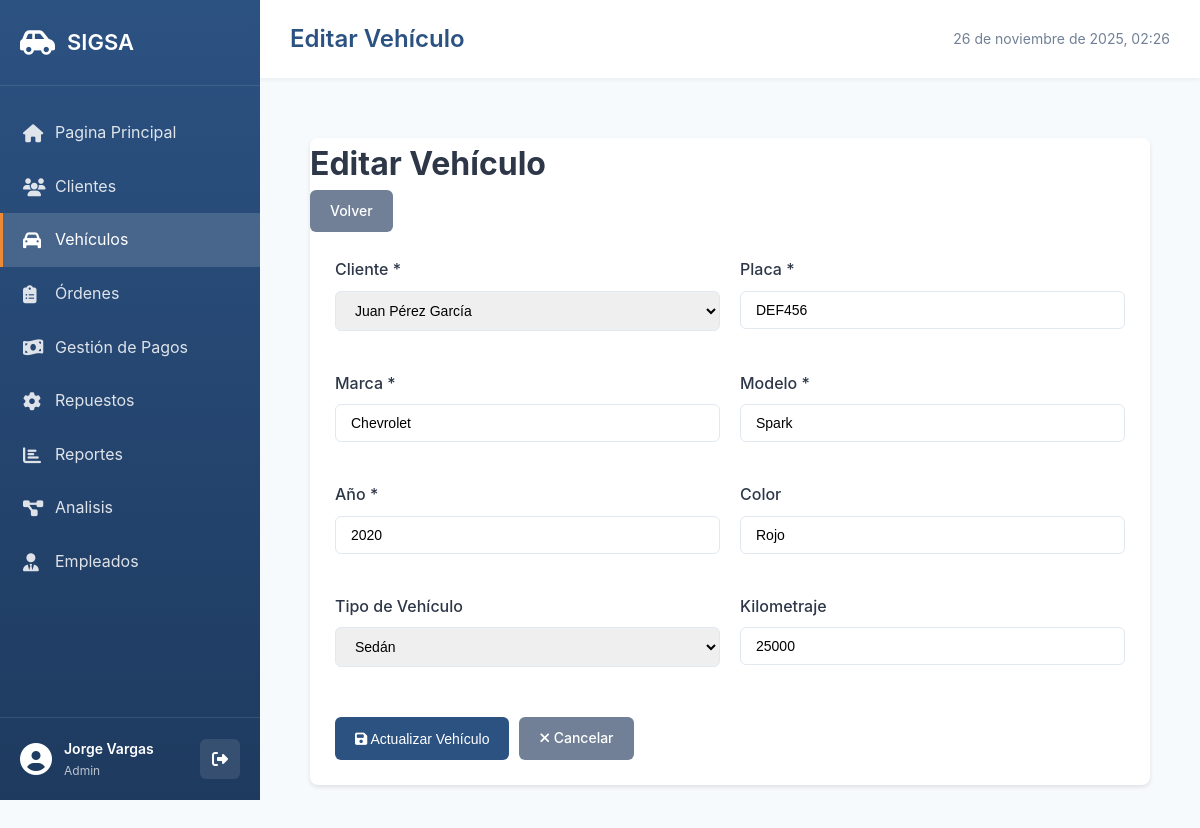
Page /pages/vehiculos/edit.php?id=2 (signed in) on the committed database.
### tables this page shows
CREATE TABLE Vehiculos (
    id_vehiculo INT AUTO_INCREMENT PRIMARY KEY,
    id_cliente INT NOT NULL,
    marca VARCHAR(50) NOT NULL,
    modelo VARCHAR(50) NOT NULL,
    placa VARCHAR(10) NOT NULL UNIQUE,
    año INT NOT NULL,
    color VARCHAR(30),
    tipo_vehiculo ENUM('auto', 'camioneta', 'moto', 'camion') DEFAULT 'auto',
    kilometraje INT DEFAULT 0,
    fecha_registro TIMESTAMP DEFAULT CURRENT_TIMESTAMP,
    FOREIGN KEY (id_cliente) REFERENCES Clientes(id_cliente) ON DELETE CASCADE,
    INDEX idx_placa (placa),
    INDEX idx_cliente (id_cliente)
);

CREATE TABLE Clientes (
    id_cliente INT AUTO_INCREMENT PRIMARY KEY,
    nombre VARCHAR(200) NOT NULL,
    documento VARCHAR(20) NOT NULL UNIQUE,
    telefono VARCHAR(20),
    correo VARCHAR(100),
    tipo_cliente ENUM('natural', 'empresa') DEFAULT 'natural',
    direccion TEXT,
    fecha_registro TIMESTAMP DEFAULT CURRENT_TIMESTAMP,
    estado ENUM('activo', 'inactivo') DEFAULT 'activo',
    INDEX idx_documento (documento),
    INDEX idx_nombre (nombre)
);

### pages/vehiculos/edit.php (the view, shortened to what this page needs)
<?php
$db = getDB();
$id = $_GET['id'] ?? 0;
$stmt = $db->query("SELECT id_cliente, nombre FROM Clientes ORDER BY nombre");
$clientes = $stmt->fetchAll();
$stmt = $db->prepare("SELECT * FROM Vehiculos WHERE id_vehiculo = ?");
$stmt->execute([$id]);
$vehiculo = $stmt->fetch();
include __DIR__ . '/../../includes/header.php';
?>
<div class="container">
    <div class="card">
        <div class="card-header">
            <h1>Editar Vehículo</h1>
            <a href="index.php" class="btn btn-secondary">Volver</a>
        </div>
        <div class="card-body">
            <form method="POST">
                <div class="form-row">
                    <div class="form-group">
                        <label for="id_cliente">Cliente *</label>
                        <select id="id_cliente" name="id_cliente" class="form-control" required>
                            <?php foreach ($clientes as $cliente): ?>
                                <option value="<?= $cliente['id_cliente'] ?>" <?= $cliente['id_cliente'] == $vehiculo['id_cliente'] ? 'selected' : '' ?>>
                                    <?= htmlspecialchars($cliente['nombre']) ?>
                                </option>
                            <?php endforeach; ?>
                        </select>
                    </div>
                    <div class="form-group">
                        <label for="placa">Placa *</label>
                        <input type="text" id="placa" name="placa" value="<?= htmlspecialchars($vehiculo['placa']) ?>" class="form-control" required>
                    </div>
                </div>
                <div class="form-row">
                    <div class="form-group">
                        <label for="marca">Marca *</label>
                        <input type="text" id="marca" name="marca" value="<?= htmlspecialchars($vehiculo['marca']) ?>" class="form-control" required>
                    </div>
                    <div class="form-group">
                        <label for="modelo">Modelo *</label>
                        <input type="text" id="modelo" name="modelo" value="<?= htmlspecialchars($vehiculo['modelo']) ?>" class="form-control" required>
                    </div>
                </div>
                <div class="form-row">
                    <div class="form-group">
                        <label for="año">Año *</label>
                        <input type="number" id="año" name="año" value="<?= $vehiculo['año'] ?>" class="form-control" min="1900" max="2099" required>
                    </div>
                    <div class="form-group">
                        <label for="color">Color</label>
                        <input type="text" id="color" name="color" value="<?= htmlspecialchars($vehiculo['color']) ?>" class="form-control">
                    </div>
                </div>
                <div class="form-row">
                    <div class="form-group">
                        <label for="tipo_vehiculo">Tipo de Vehículo</label>
                        <select id="tipo_vehiculo" name="tipo_vehiculo" class="form-control">
                            <option value="sedan" <?= $vehiculo['tipo_vehiculo'] == 'sedan' ? 'selected' : '' ?>>Sedán</option>
                        </select>
                    </div>
                    <div class="form-group">
                        <label for="kilometraje">Kilometraje</label>
                        <input type="number" id="kilometraje" name="kilometraje" value="<?= $vehiculo['kilometraje'] ?>" class="form-control" min="0">
                    </div>
                </div>
                <div class="form-actions">
                    <button type="submit" class="btn btn-primary">
                        <i class="fas fa-save"></i> Actualizar Vehículo
                    </button>
                    <a href="index.php" class="btn btn-secondary">
                        <i class="fas fa-times"></i> Cancelar
                    </a>
                </div>
            </form>
        </div>
    </div>
</div>
<?php include __DIR__ . '/../../includes/footer.php'; ?>

### assets/css/style.css (style rules this page uses)
* { margin: 0; padding: 0; box-sizing: border-box; }
:root { --primary-color: #2c5282; --secondary-color: #4a90b5; --success-color: #48bb78; --danger-color: #f56565; --warning-color: #ed8936; --info-color: #4299e1; --dark-color: #2d3748; --light-color: #f7fafc; --border-color: #e2e8f0; --text-color: #2d3748; --text-secondary: #718096; }
body { font-family: -apple-system, BlinkMacSystemFont, 'Segoe UI', 'Roboto', 'Oxygen', 'Ubuntu', sans-serif; background-color: #f7fafc; color: var(--text-color); line-height: 1.6; }
.container { max-width: 1400px; margin: 0 auto; padding: 30px 20px; }
.card { background: white; border-radius: 8px; box-shadow: 0 2px 4px rgba(0,0,0,0.1); margin-bottom: 20px; }
.card-body { padding: 25px; }
.btn { padding: 10px 20px; border: none; border-radius: 6px; font-size: 14px; font-weight: 500; cursor: pointer; text-decoration: none; display: inline-block; transition: all 0.3s; }
.btn-primary { background-color: var(--primary-color); color: white; }
.btn-secondary { background-color: #718096; color: white; }
.form-group { margin-bottom: 20px; }
.form-row { display: grid; grid-template-columns: repeat(auto-fit, minmax(250px, 1fr)); gap: 20px; margin-bottom: 20px; }
.form-group label { display: block; margin-bottom: 8px; color: var(--text-color); font-weight: 500; }
.form-group input, .form-group select, .form-group textarea { width: 100%; padding: 10px 15px; border: 1px solid var(--border-color); border-radius: 6px; font-size: 14px; transition: border-color 0.3s; }
.form-actions { margin-top: 30px; display: flex; gap: 10px; }

### rows in the picture
vehiculos: id_cliente "Juan Pérez García", placa "DEF456", marca "Chevrolet", modelo "Spark", año "2020", color "Rojo", kilometraje "25000"

### other values in the picture
$currentUser['nombre'] "Jorge Vargas"
$currentUser['rol'] "Admin"
$pageTitle "Editar Vehículo"
